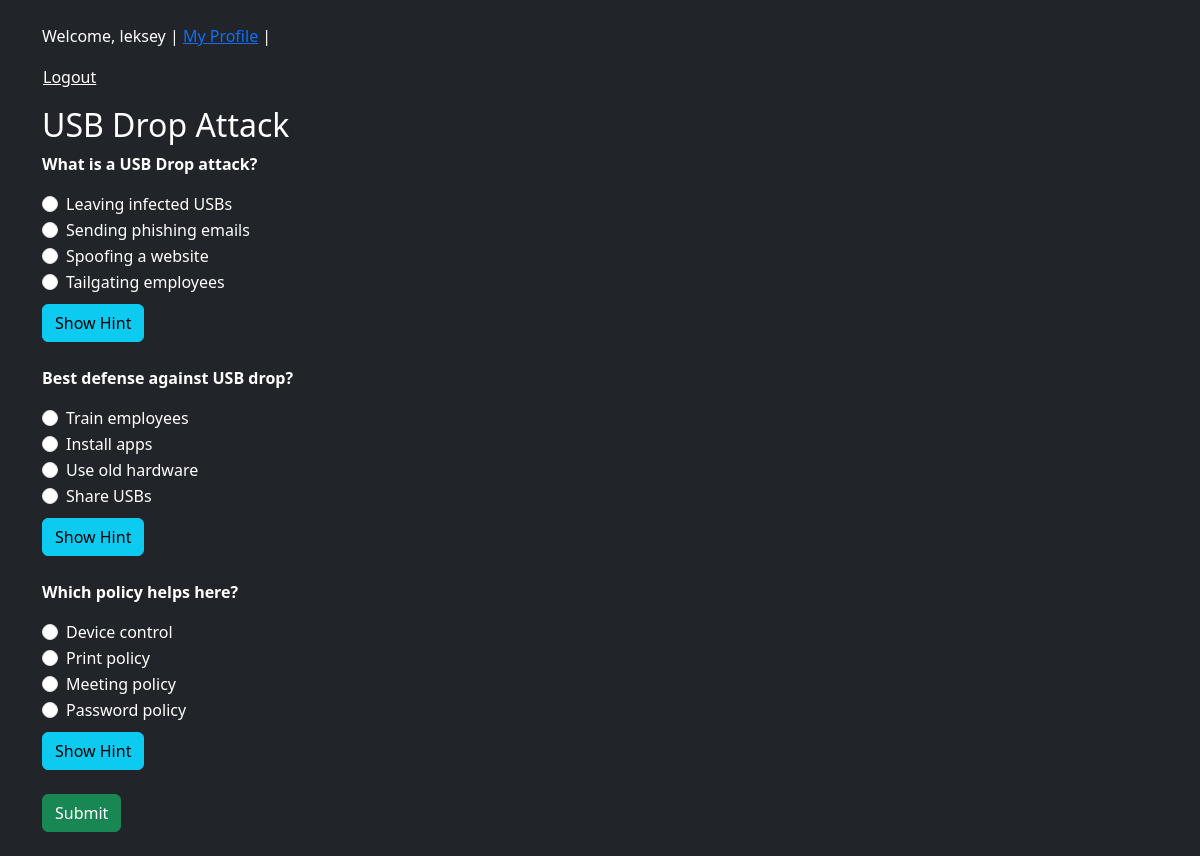
The app's page /challenge/3/ (signed in) with its own data.
### core/models.py (models this page shows, shortened)
class Challenge(models.Model):
    CHALLENGE_TYPES = [('PHIS', 'Phishing'), ('PRET', 'Pretexting'), ('BAIT', 'Baiting'), ('TAIL', 'Tailgating')]
    DIFFICULTY = [('E', 'Easy'), ('M', 'Medium'), ('H', 'Hard')]
    challenge_id = models.CharField(max_length=20, unique=True)
    name = models.CharField(max_length=200)
    type = models.CharField(max_length=4, choices=CHALLENGE_TYPES)
    difficulty = models.CharField(max_length=1, choices=DIFFICULTY)

class Question(models.Model):
    challenge = models.ForeignKey(Challenge, on_delete=models.CASCADE, related_name="questions")
    text = models.TextField()
    choices = models.TextField(help_text="Each option on a new line.")
    correct_answer = models.TextField()

### core/views.py (the view, shortened to what this page needs)
# urls.py: path('challenge/<int:pk>/', views.challenge_view, name='challenge'),
@login_required
def challenge_view(request, pk):
    conn = sqlite3.connect(DB)
    cursor = conn.cursor()
    cursor.execute("SELECT id, name FROM core_challenge WHERE id = ?", (pk,))
    challenge = cursor.fetchone()
    cursor.execute("SELECT id, text, choices, correct_answer FROM core_question WHERE challenge_id = ?", (pk,))
    questions = cursor.fetchall()
    if request.method == 'GET':
        request.session['start_time'] = datetime.now().timestamp()
        return render(request, 'core/challenge.html', {'challenge': challenge, 'questions': questions})

### templates/core/challenge.html (shortened to what this page needs)
{% extends "base.html" %}
{% block content %}
<h2>{{ challenge.1 }}</h2>
<form method="post">{% csrf_token %}
{% for qid, text, choices, correct in questions %}
<div class="mb-4">
  <p><strong>{{ text }}</strong></p>
  {% for option in choices.splitlines %}
    <div class="form-check">
      <input class="form-check-input" type="radio" name="q{{ qid }}" value="{{ option }}" id="q{{ qid }}_{{ forloop.counter }}">
      <label class="form-check-label" for="q{{ qid }}_{{ forloop.counter }}">{{ option }}</label>
    </div>
  {% endfor %}
  <button type="button" class="btn btn-info mt-2" onclick="useHint({{ qid }})">Show Hint</button>
</div>
{% endfor %}
<button type="submit" class="btn btn-success">Submit</button>
</form>
{% endblock %}

### templates/base.html (shortened to what this page needs)
<!DOCTYPE html>
<html lang="en">
<head>
    <link rel="stylesheet" href="https://cdn.jsdelivr.net/npm/bootstrap@5.3.3/dist/css/bootstrap.min.css">
</head>
<body class="bg-dark text-white">
    <div class="container py-4">
        {% if user.is_authenticated %}
<p>
    Welcome, {{ user.username }} |
    <a href="{% url 'profile' %}">My Profile</a> |
    <form method="post" action="{% url 'logout' %}" style="display:inline;">
        <button type="submit" class="btn btn-link p-0 m-0 align-baseline text-white">Logout</button>
    </form>
</p>
{% else %}
<p><a href="{% url 'login' %}">Login</a> | <a href="{% url 'register' %}">Register</a></p>
{% endif %}
        {% block content %}{% endblock %}
    </div>
</body>
</html>

### records on screen
Challenge: name "USB Drop Attack"
Question: text "What is a USB Drop attack?", splitlines "Leaving infected USBs" "Sending phishing emails" "Spoofing a website" "Tailgating employees"
Question: text "Best defense against USB drop?", splitlines "Train employees" "Install apps" "Use old hardware" "Share USBs"
Question: text "Which policy helps here?", splitlines "Device control" "Print policy" "Meeting policy" "Password policy"

### other values on screen
{{ user.username }} "leksey"
